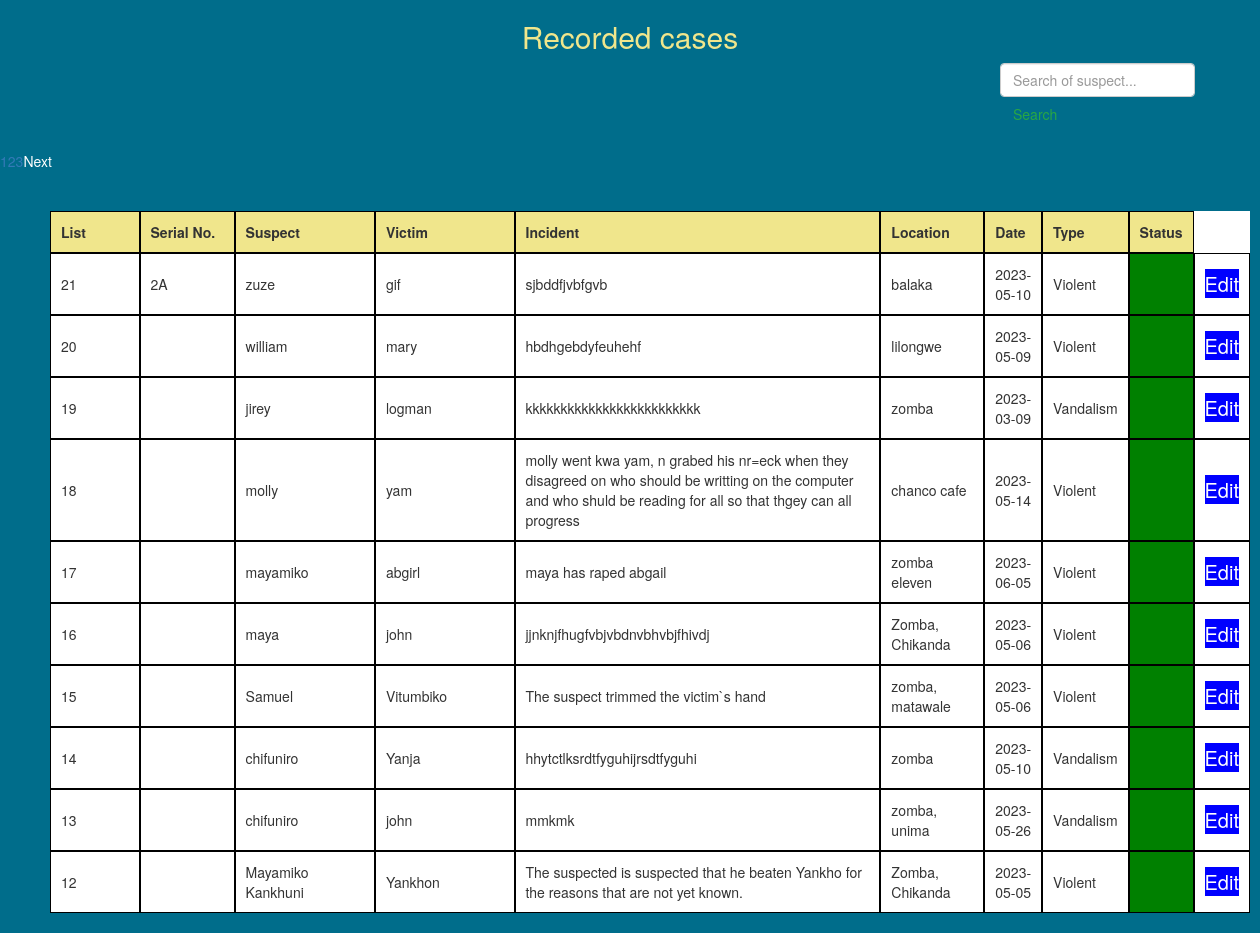
The app's page /cases/View_cases.php with its own data.
### tables this page shows
CREATE TABLE `cases` (
  `suspect_name` text NOT NULL,
  `victim_name` text NOT NULL,
  `incident` varchar(10000) NOT NULL,
  `serial_no` varchar(5) NOT NULL,
  `location` varchar(100) NOT NULL,
  `date` date NOT NULL,
  `type` varchar(50) NOT NULL,
  `file` binary(255) NOT NULL,
  `id` int(11) NOT NULL
);

### cases/View_cases.php (the view, shortened to what this page needs)
<!DOCTYPE html>
<html>
<head>
</head>
<body>
<link rel="stylesheet" href="https://stackpath.bootstrapcdn.com/bootstrap/4.5.0/css/bootstrap.min.css">
<link rel="stylesheet" href="https://maxcdn.bootstrapcdn.com/bootstrap/4.3.1/css/bootstrap.min.css">
<link rel="stylesheet" href="https://maxcdn.bootstrapcdn.com/bootstrap/3.3.7/css/bootstrap.min.css">
  <h2 style="color: khaki; font-weight: 300; margin-top: 20px"> Recorded cases</h2>
<form method="POST" action="View_cases.php" class="form-inline my-2 my-lg-0">
  <input class="form-control mr-sm-2" type="search" placeholder="Search of suspect..." aria-label="Search" name="search">
  <button class="btn btn-outline-success my-2 my-sm-0" type="submit">Search</button>
</form>
<table class="cases-table">
<tr>
   <th style="width: 10%;">List</th>
   <th style="width: 10%;">Serial No.</th>
    <th style="width: 15%;">Suspect</th>
    <th style="width: 15%;">Victim</th>
    <th style="width: 40%;">Incident</th>
    <th style="width: 15%;">Location</th>
    <th style="width: 15%;">Date</th>
    <th style="width: 15%;">Type</th>
    <th style="width: 10%;">Status</th>
  </tr>
<?php
include('../db/Connections.php');
$records_per_page = 10;
if (!isset($_GET['page'])) {
  $current_page = 1;
} else {
  $current_page = $_GET['page'];
}
$start_record = ($current_page - 1) * $records_per_page;
if (!empty($_POST['search'])) {
  $search = mysqli_real_escape_string($conn, $_POST['search']);
  $sql = "SELECT * FROM cases WHERE suspect_name LIKE '%$search%' OR victim_name LIKE '%$search%'  OR serial_no LIKE '%$search%' OR status LIKE '%$search%' OR type LIKE '%$search%' ORDER BY id DESC LIMIT $start_record, $records_per_page";
} else {
  $sql = "SELECT * FROM cases ORDER BY id DESC LIMIT $start_record, $records_per_page";
}
$result = mysqli_query($conn, $sql);
if (!empty($_POST['search'])) {
  $search = mysqli_real_escape_string($conn, $_POST['search']);
  $sql = "SELECT COUNT(*) FROM cases WHERE suspect_name LIKE '%$search%' OR victim_name LIKE '%$search%'";
} else {
  $sql = "SELECT COUNT(*) FROM cases";
}
$total_records_result = mysqli_query($conn, $sql);
$total_records = mysqli_fetch_array($total_records_result)[0];
$total_pages = ceil($total_records / $records_per_page);
echo "<div class='pagination'>";
for ($i = 1; $i <= $total_pages; $i++) {
  if ($i == $current_page) {
    echo "<a class='active' href='View_cases.php?page=".$i."'>".$i."</a>";
  } else {
    echo "<a href='View_cases.php?page=".$i."'>".$i."</a>";
  }
}
if ($current_page < $total_pages) {
  echo "<a  href='View_cases.php?page=".($current_page+1)."' style='color: white;'>Next</a>";
}
echo '<div class="data-container">';
if(mysqli_num_rows($result) <0){
  $message = "No case recorded.";
}
else if (mysqli_num_rows($result) >0) {
  while ($row = mysqli_fetch_assoc($result)) {
    echo "<tr>";
    echo "<td>" . $row['id'] . "</td>";
    echo "<td>" . $row['serial_no'] . "</td>";
    echo "<td>" . $row['suspect_name'] . "</td>";
    echo "<td>" . $row['victim_name'] . "</td>";
    echo "<td>" . $row['incident'] . "</td>";
    echo "<td>" . $row['location'] . "</td>";
    echo "<td>" . $row['date'] . "</td>";
    echo "<td>" . $row['type'] . "</td>";
    echo '<td style="background-color: green; color: white; padding: 5px;">' . $row['status'] . '</td>';
    echo "<td><a href='update_case.php?id=" . $row["id"] . "' style='background-color: blue; text-decoration: none; border-radius: 5px, width: 30px, height: 12px; color: white; font-size: 20px;'>Edit</a></td>";
    echo "</tr>";
  }
} else {
$message = "No suspect, victim, serial or case type named:  ".$_POST['search'];
echo "<div style='color: white; padding: 10px; font-size: 30px; font-weight: 300;'>" . $message . "</div>";
}
?>
</table>
</body>
</html>

### cases/View_cases.php (style rules this page uses)
form { margin-left: 1000px; }
h2 { text-align: center; }
body { background-color: rgb(0, 109, 139); }
table { margin-left: 50px; margin-right: 20px; border-collapse: collapse; text-align: center; background-color: white; margin-top: 20px; margin-bottom: 20px; border-collapse: separate; border-spacing: 1 10px; width: 1200px; }
td, th { border: 1px solid black; padding: 10px; }
th { background-color: khaki; }
td { background-color: white; text-align: left; }
td + td { margin-left: 10px; }
tr:nth-child(even) { background-color: #f2f2f2; }
tr { border-bottom: 1px solid #ddd; }

### records on screen
cases: id "21", serial_no "2A", suspect_name "zuze", victim_name "gif", incident "sjbddfjvbfgvb", location "balaka", date "2023-05-10", type "Violent"
cases: id "20", suspect_name "william", victim_name "mary", incident "hbdhgebdyfeuhehf", location "lilongwe", date "2023-05-09", type "Violent"
cases: id "19", suspect_name "jirey", victim_name "logman", incident "kkkkkkkkkkkkkkkkkkkkkkkkk", location "zomba", date "2023-03-09", type "Vandalism"
cases: id "18", suspect_name "molly", victim_name "yam", incident "molly went kwa yam, n grabed his nr=eck when they disagreed on who should be writting on the computer and who shuld be reading for all so that thgey can all progress", location "chanco cafe", date "2023-05-14", type "Violent"
cases: id "17", suspect_name "mayamiko", victim_name "abgirl", incident "maya has raped abgail", location "zomba eleven", date "2023-06-05", type "Violent"
cases: id "16", suspect_name "maya", victim_name "john", incident "jjnknjfhugfvbjvbdnvbhvbjfhivdj", location "Zomba, Chikanda", date "2023-05-06", type "Violent"
cases: id "15", suspect_name "Samuel", victim_name "Vitumbiko", incident "The suspect trimmed the victim`s hand", location "zomba, matawale", date "2023-05-06", type "Violent"
cases: id "14", suspect_name "chifuniro", victim_name "Yanja", incident "hhytctlksrdtfyguhijrsdtfyguhi", location "zomba", date "2023-05-10", type "Vandalism"
cases: id "13", suspect_name "chifuniro", victim_name "john", incident "mmkmk", location "zomba, unima", date "2023-05-26", type "Vandalism"
cases: id "12", suspect_name "Mayamiko Kankhuni", victim_name "Yankhon", incident "The suspected is suspected that he beaten Yankho for the reasons that are not yet known.", location "Zomba, Chikanda", date "2023-05-05", type "Violent"
